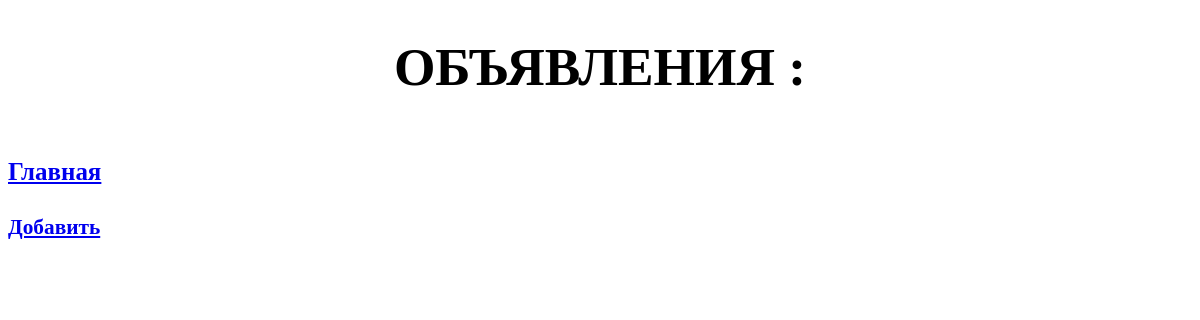
The page /bboard/ on the database as committed earlier.
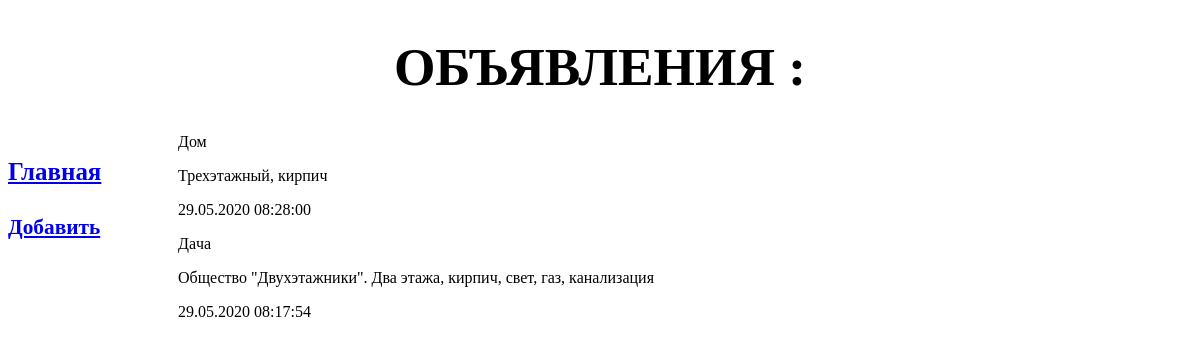
The same page on the database as committed later.
### bboard/models.py (models this page shows, shortened)
class Bb(models.Model):
    category = models.ForeignKey('Category', on_delete=models.PROTECT, null=True, verbose_name='Категория')
    title = models.CharField(max_length=50, verbose_name='Заголовок')
    content = models.TextField(null=True, blank=True, verbose_name='Текст объявления')
    price = models.FloatField(null=True, blank=True, verbose_name='Цена')
    published = models.DateTimeField(auto_now_add=True, db_index=True)
    class Meta:
        verbose_name = "Объявление"
        verbose_name_plural = "Объявления"
        ordering = ['-published']

### bboard/views.py (the view)
# urls.py: path('', index, name='index'),
def index(request):
    template = loader.get_template('bboard/index.html')
    bbs = Bb.objects.order_by('-published')
    categories = Category.objects.all()
    context = {'bbs': bbs, 'categories': categories}
    return HttpResponse(template.render(context, request))

### templates/bboard/index.html (shortened to what this page needs)
{% extends 'base.html' %}
{% block header %}Объявления :{% endblock header %}
{% block content %}
  {% for bb in bbs %}
    <div>
        <p>{{ bb.title }}</p>
        <p>{{ bb.content }}</p>
        <p>{{ bb.published|date:"d.m.Y H:i:s" }}</p>
    </div>
  {% endfor %}
{% endblock content %}

Rows that differ between the two databases and show on the page:
added Bb: title "Дом", content "Трехэтажный, кирпич", published "29.05.2020 08:28:00"
added Bb: title "Дaчa", content "Общество \"Двухэтажники\". Два этажа, кирпич, свет, газ, канализация", published "29.05.2020 08:17:54"
